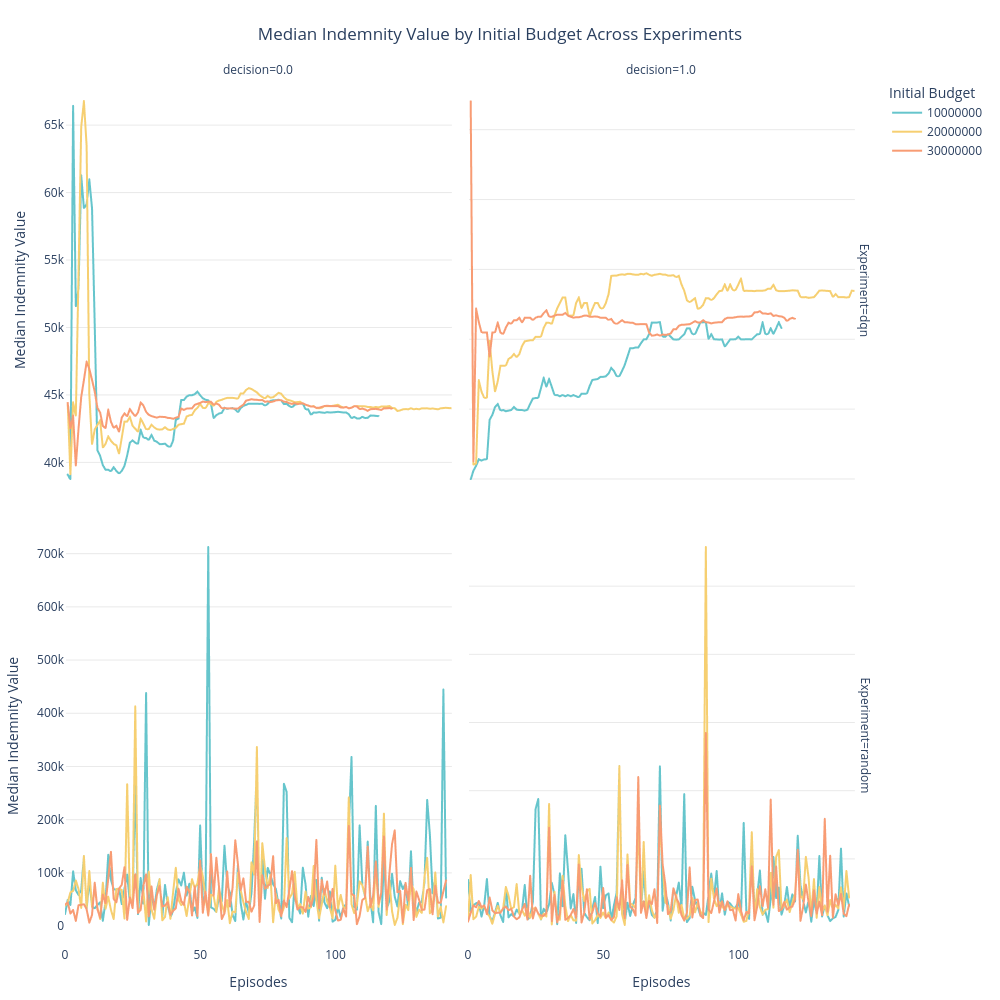

Notebook code cell kept with this figure:
### Code cell
import plotly.express as px

# Generate the line chart with independent Y-axes
fig = px.line(
    data.groupby(
        ['experiment', 'initial_budget', 'episodes', 'decision']
    )['valor_indenizacao'].median().reset_index(),
    x='episodes',
    y='valor_indenizacao',
    color='initial_budget',
    facet_row='experiment',
    facet_col='decision', 
    height=1000,
    width=1000,
    title="Median Indemnity Value by Initial Budget Across Experiments",
    labels={
        "valor_indenizacao": "Median Indemnity Value",
        "episodes": "Episodes",
        "initial_budget": "Initial Budget",
        "experiment": "Experiment"
    },
    color_discrete_sequence=px.colors.qualitative.Pastel
)

# Free each facet's Y-axis
fig.update_yaxes(matches=None)

# Additional layout customization
fig.update_layout(
    title_x=0.5,
    margin=dict(l=50, r=50, t=80, b=50),
    legend_title_text="Initial Budget",
    plot_bgcolor="rgba(0, 0, 0, 0)"  # Transparent background for cleaner look
)

# Custom hover template to improve readability
fig.update_traces(
    hovertemplate="<br>Episode: %{x}<br>Median Indemnity: %{y}<br>Initial Budget: %{legendgroup}"
)

# Fine-tune grid and line appearance for readability
fig.update_xaxes(showgrid=False)
fig.update_yaxes(showgrid=True, gridwidth=0.5, gridcolor="lightgrey")

# Display the final chart
fig.show()

### Figure 1 — Plotly figure (JSON) as saved in the notebook; plotly's stock layout.template omitted (floating-point values rounded to 4 significant figures; data arrays with more than 128 entries replaced by an {"elided": "..."} marker saying what was removed)
{"data": [{"hovertemplate": "<br>Episode: %{x}<br>Median Indemnity: %{y}<br>Initial Budget: %{legendgroup}", "legendgroup": "10000000", "line": {"color": "rgb(102, 197, 204)", "dash": "solid"}, "marker": {"symbol": "circle"}, "mode": "lines", "name": "10000000", "showlegend": true, "type": "scattergl", "x": [1, 2, 3, 4, 5, 6, 7, 8, 9, 10, 11, 12, 13, 14, 15, 16, 17, 18, 19, 20, 21, 22, 23, 24, 25, 26, 27, 28, 29, 30, 31, 32, 33, 34, 35, 36, 37, 38, 39, 40, 41, 42, 43, 44, 45, 46, 47, 48, 49, 50, 51, 52, 53, 54, 55, 56, 57, 58, 59, 60, 61, 62, 63, 64, 65, 66, 67, 68, 69, 70, 71, 72, 73, 74, 75, 76, 77, 78, 79, 80, 81, 82, 83, 84, 85, 86, 87, 88, 89, 90, 91, 92, 93, 94, 95, 96, 97, 98, 99, 100, 101, 102, 103, 104, 105, 106, 107, 108, 109, 110, 111, 112, 113, 114, 115, 116], "xaxis": "x3", "y": [39130.0, 38770.0, 66430.0, 51580.0, 52910.0, 61280.0, 58870.0, 59170.0, 60990.0, 58870.0, 50230.0, 40920.0, 40520.0, 39840.0, 39490.0, 39490.0, 39370.0, 39670.0, 39400.0, 39200.0, 39400.0, 39780.0, 40550.0, 41500.0, 41660.0, 41500.0, 41400.0, 42440.0, 41860, 41840.0, 41680.0, 42070.0, 41650.0, 41560.0, 41400.0, 41400.0, 41420.0, 41240.0, 41170.0, 41650.0, 43190.0, 43290.0, 44660, 44660, 44920.0, 45020.0, 45010.0, 45090.0, 45280.0, 45010.0, 44790.0, 44680.0, 44630.0, 44390.0, 43300.0, 43540.0, 43660.0, 43710.0, 44080.0, 44000.0, 44044, 44060.0, 43960.0, 43740.0, 44060.0, 44220.0, 44300.0, 44390.0, 44390.0, 44390.0, 44390.0, 44370.0, 44390.0, 44220.0, 44370.0, 44600.0, 44640.0, 44650.0, 44680.0, 44630.0, 44360.0, 44370.0, 44210.0, 44110.0, 44300.0, 44360.0, 44390.0, 44380.0, 43960.0, 43970.0, 43560.0, 43730.0, 43720.0, 43760.0, 43730.0, 43710.0, 43760.0, 43730.0, 43740.0, 43760.0, 43790.0, 43760.0, 43730.0, 43740.0, 43610.0, 43300.0, 43410.0, 43290.0, 43290.0, 43410.0, 43330.0, 43340.0, 43510.0, 43500.0, 43490.0, 43460.0], "yaxis": "y3"}, {"hovertemplate": "<br>Episode: %{x}<br>Median Indemnity: %{y}<br>Initial Budget: %{legendgroup}", "legendgroup": "10000000", "line": {"color": "rgb(102, 197, 204)", "dash": "solid"}, "marker": {"symbol": "circle"}, "mode": "lines", "name": "10000000", "showlegend": false, "type": "scattergl", "x": [1, 2, 3, 4, 5, 6, 7, 8, 9, 10, 11, 12, 13, 14, 15, 16, 17, 18, 19, 20, 21, 22, 23, 24, 25, 26, 27, 28, 29, 30, 31, 32, 33, 34, 35, 36, 37, 38, 39, 40, 41, 42, 43, 44, 45, 46, 47, 48, 49, 50, 51, 52, 53, 54, 55, 56, 57, 58, 59, 60, 61, 62, 63, 64, 65, 66, 67, 68, 69, 70, 71, 72, 73, 74, 75, 76, 77, 78, 79, 80, 81, 82, 83, 84, 85, 86, 87, 88, 89, 90, 91, 92, 93, 94, 95, 96, 97, 98, 99, 100, 101, 102, 103, 104, 105, 106, 107, 108, 109, 110, 111, 112, 113, 114, 115, 116], "xaxis": "x4", "y": [19990.0, 21260.0, 21950.0, 22880, 22700.0, 22880, 22880, 28540.0, 29240.0, 30370.0, 30790.0, 29850.0, 29940.0, 29770.0, 29850.0, 29940.0, 30370.0, 29990.0, 29940.0, 29940.0, 29850.0, 29990.0, 30790.0, 31580.0, 31660.0, 31660.0, 33060.0, 34530.0, 33230.0, 34380, 33230.0, 32080.0, 32080.0, 31910.0, 32080.0, 31910.0, 32080.0, 31910.0, 32080.0, 31910.0, 31740.0, 32270.0, 32270.0, 32270.0, 33350.0, 34250.0, 34310.0, 34380, 34690.0, 34690.0, 34760.0, 35150.0, 35970.0, 35540.0, 34760.0, 34760.0, 35540.0, 36400.0, 37590.0, 38790.0, 38790.0, 38890.0, 38890.0, 39510.0, 40050.0, 40080.0, 40790.0, 42460.0, 42460.0, 42460.0, 42530.0, 40430.0, 40430.0, 40790.0, 40430.0, 40050.0, 40020.0, 40050.0, 40430.0, 40790.0, 41630.0, 41630.0, 40790.0, 40790.0, 41630.0, 42490.0, 42490.0, 42530.0, 40080.0, 40790.0, 40080.0, 40050.0, 40020.0, 40050.0, 38990.0, 39510.0, 40050.0, 40050.0, 40080.0, 40430.0, 40050.0, 40050.0, 40080.0, 40080.0, 40050.0, 40430.0, 40790.0, 40790.0, 42460.0, 40790.0, 40790.0, 41630.0, 40790.0, 41630.0, 42490.0, 41630.0], "yaxis": "y4"}, {"hovertemplate": "<br>Episode: %{x}<br>Median Indemnity: %{y}<br>Initial Budget: %{legendgroup}", "legendgroup": "10000000", "line": {"color": "rgb(102, 197, 204)", "dash": "solid"}, "marker": {"symbol": "circle"}, "mode": "lines", "name": "10000000", "showlegend": false, "type": "scattergl", "x": {"elided": "142 int values"}, "xaxis": "x", "y": {"elided": "142 float values"}, "yaxis": "y"}, {"hovertemplate": "<br>Episode: %{x}<br>Median Indemnity: %{y}<br>Initial Budget: %{legendgroup}", "legendgroup": "10000000", "line": {"color": "rgb(102, 197, 204)", "dash": "solid"}, "marker": {"symbol": "circle"}, "mode": "lines", "name": "10000000", "showlegend": false, "type": "scattergl", "x": {"elided": "142 int values"}, "xaxis": "x2", "y": {"elided": "142 float values"}, "yaxis": "y2"}, {"hovertemplate": "<br>Episode: %{x}<br>Median Indemnity: %{y}<br>Initial Budget: %{legendgroup}", "legendgroup": "20000000", "line": {"color": "rgb(246, 207, 113)", "dash": "solid"}, "marker": {"symbol": "circle"}, "mode": "lines", "name": "20000000", "showlegend": true, "type": "scattergl", "x": {"elided": "143 int values"}, "xaxis": "x3", "y": {"elided": "143 float values"}, "yaxis": "y3"}, {"hovertemplate": "<br>Episode: %{x}<br>Median Indemnity: %{y}<br>Initial Budget: %{legendgroup}", "legendgroup": "20000000", "line": {"color": "rgb(246, 207, 113)", "dash": "solid"}, "marker": {"symbol": "circle"}, "mode": "lines", "name": "20000000", "showlegend": false, "type": "scattergl", "x": {"elided": "143 int values"}, "xaxis": "x4", "y": {"elided": "143 float values"}, "yaxis": "y4"}, {"hovertemplate": "<br>Episode: %{x}<br>Median Indemnity: %{y}<br>Initial Budget: %{legendgroup}", "legendgroup": "20000000", "line": {"color": "rgb(246, 207, 113)", "dash": "solid"}, "marker": {"symbol": "circle"}, "mode": "lines", "name": "20000000", "showlegend": false, "type": "scattergl", "x": {"elided": "142 int values"}, "xaxis": "x", "y": {"elided": "142 float values"}, "yaxis": "y"}, {"hovertemplate": "<br>Episode: %{x}<br>Median Indemnity: %{y}<br>Initial Budget: %{legendgroup}", "legendgroup": "20000000", "line": {"color": "rgb(246, 207, 113)", "dash": "solid"}, "marker": {"symbol": "circle"}, "mode": "lines", "name": "20000000", "showlegend": false, "type": "scattergl", "x": {"elided": "142 int values"}, "xaxis": "x2", "y": {"elided": "142 float values"}, "yaxis": "y2"}, {"hovertemplate": "<br>Episode: %{x}<br>Median Indemnity: %{y}<br>Initial Budget: %{legendgroup}", "legendgroup": "30000000", "line": {"color": "rgb(248, 156, 116)", "dash": "solid"}, "marker": {"symbol": "circle"}, "mode": "lines", "name": "30000000", "showlegend": true, "type": "scattergl", "x": [1, 2, 3, 4, 5, 6, 7, 8, 9, 10, 11, 12, 13, 14, 15, 16, 17, 18, 19, 20, 21, 22, 23, 24, 25, 26, 27, 28, 29, 30, 31, 32, 33, 34, 35, 36, 37, 38, 39, 40, 41, 42, 43, 44, 45, 46, 47, 48, 49, 50, 51, 52, 53, 54, 55, 56, 57, 58, 59, 60, 61, 62, 63, 64, 65, 66, 67, 68, 69, 70, 71, 72, 73, 74, 75, 76, 77, 78, 79, 80, 81, 82, 83, 84, 85, 86, 87, 88, 89, 90, 91, 92, 93, 94, 95, 96, 97, 98, 99, 100, 101, 102, 103, 104, 105, 106, 107, 108, 109, 110, 111, 112, 113, 114, 115, 116, 117, 118, 119, 120, 121], "xaxis": "x3", "y": [44430.0, 42530.0, 43480.0, 39780.0, 42530.0, 44890.0, 46150.0, 47480.0, 46970.0, 46150.0, 45288, 44080.0, 43730.0, 42750.0, 42560.0, 43920.0, 43050.0, 42580.0, 42750.0, 42290.0, 43360.0, 43665, 43440.0, 43980.0, 43690.0, 43450.0, 43740.0, 44470.0, 44260.0, 43790.0, 43560.0, 43470.0, 43410.0, 43350.0, 43420.0, 43410.0, 43400.0, 43340.0, 43320.0, 43270.0, 43340.0, 43410.0, 44030.0, 43920.0, 44030.0, 44040.0, 44044, 44302, 44370.0, 44440.0, 44550.0, 44500.0, 44530.0, 44530.0, 44302, 44400.0, 44310.0, 44040.0, 44060.0, 44044, 44044, 44030.0, 44030.0, 44030.0, 44180.0, 44310.0, 44610.0, 44660, 44720.0, 44680.0, 44680.0, 44650.0, 44660.0, 44530.0, 44560.0, 44500.0, 44550.0, 44630.0, 44660.0, 44640.0, 44530.0, 44520.0, 44420.0, 44370.0, 44430.0, 44360.0, 44390.0, 44420.0, 44310.0, 44260.0, 44180.0, 44180.0, 44080.0, 44090.0, 44150.0, 44210.0, 44230.0, 44210.0, 44210.0, 44200.0, 44210.0, 44110.0, 44090.0, 44140.0, 44044, 44080.0, 44190.0, 44190.0, 43970.0, 44030.0, 43960.0, 43860.0, 43980.0, 43990.0, 44000.0, 43970.0, 43920.0, 44044, 44044, 44060.0, 44010.0], "yaxis": "y3"}, {"hovertemplate": "<br>Episode: %{x}<br>Median Indemnity: %{y}<br>Initial Budget: %{legendgroup}", "legendgroup": "30000000", "line": {"color": "rgb(248, 156, 116)", "dash": "solid"}, "marker": {"symbol": "circle"}, "mode": "lines", "name": "30000000", "showlegend": false, "type": "scattergl", "x": [1, 2, 3, 4, 5, 6, 7, 8, 9, 10, 11, 12, 13, 14, 15, 16, 17, 18, 19, 20, 21, 22, 23, 24, 25, 26, 27, 28, 29, 30, 31, 32, 33, 34, 35, 36, 37, 38, 39, 40, 41, 42, 43, 44, 45, 46, 47, 48, 49, 50, 51, 52, 53, 54, 55, 56, 57, 58, 59, 60, 61, 62, 63, 64, 65, 66, 67, 68, 69, 70, 71, 72, 73, 74, 75, 76, 77, 78, 79, 80, 81, 82, 83, 84, 85, 86, 87, 88, 89, 90, 91, 92, 93, 94, 95, 96, 97, 98, 99, 100, 101, 102, 103, 104, 105, 106, 107, 108, 109, 110, 111, 112, 113, 114, 115, 116, 117, 118, 119, 120, 121], "xaxis": "x4", "y": [74110.0, 22530.0, 44420.0, 42530.0, 41040.0, 41040.0, 41040.0, 37550.0, 41040.0, 41040.0, 42440.0, 41040.0, 40790.0, 41740.0, 42440.0, 42270.0, 42790.0, 42790.0, 43140.0, 42440.0, 43150.0, 43150.0, 43150.0, 42790.0, 43150.0, 43290.0, 43290.0, 43810.0, 44200.0, 43290.0, 43290.0, 43440.0, 43590.0, 43590.0, 43590.0, 43840.0, 43440.0, 43290.0, 43158, 43230.0, 43230.0, 43310.0, 43460.0, 43460.0, 43290.0, 43290.0, 43330.0, 43290.0, 43150.0, 43140.0, 43150.0, 42800.0, 42970.0, 42440.0, 42240.0, 42510.0, 42800.0, 42510.0, 42510.0, 42440.0, 42440.0, 42220.0, 42220.0, 42240.0, 42240.0, 42220.0, 41040.0, 40590.0, 40630.0, 40760.0, 40590.0, 40760.0, 40690.0, 40760.0, 40900.0, 41500.0, 41500.0, 41980.0, 42153, 42153, 42200.0, 42220.0, 42440.0, 42660.0, 42470.0, 42470.0, 42800.0, 42510.0, 42470.0, 42340.0, 42440.0, 42470.0, 42510.0, 42510.0, 42970.0, 43140.0, 43150.0, 43158, 43230.0, 43290.0, 43310.0, 43290.0, 43330.0, 43330.0, 43410.0, 43920.0, 43930.0, 44090.0, 43760.0, 43760.0, 43680.0, 43780.0, 43410.0, 43500.0, 43370.0, 43330.0, 43150.0, 42660.0, 42970.0, 43140.0, 42970.0], "yaxis": "y4"}, {"hovertemplate": "<br>Episode: %{x}<br>Median Indemnity: %{y}<br>Initial Budget: %{legendgroup}", "legendgroup": "30000000", "line": {"color": "rgb(248, 156, 116)", "dash": "solid"}, "marker": {"symbol": "circle"}, "mode": "lines", "name": "30000000", "showlegend": false, "type": "scattergl", "x": {"elided": "142 int values"}, "xaxis": "x", "y": {"elided": "142 float values"}, "yaxis": "y"}, {"hovertemplate": "<br>Episode: %{x}<br>Median Indemnity: %{y}<br>Initial Budget: %{legendgroup}", "legendgroup": "30000000", "line": {"color": "rgb(248, 156, 116)", "dash": "solid"}, "marker": {"symbol": "circle"}, "mode": "lines", "name": "30000000", "showlegend": false, "type": "scattergl", "x": {"elided": "142 int values"}, "xaxis": "x2", "y": {"elided": "142 float values"}, "yaxis": "y2"}], "layout": {"annotations": [{"font": {}, "showarrow": false, "text": "decision=0.0", "x": 0.24, "xanchor": "center", "xref": "paper", "y": 1, "yanchor": "bottom", "yref": "paper"}, {"font": {}, "showarrow": false, "text": "decision=1.0", "x": 0.74, "xanchor": "center", "xref": "paper", "y": 1, "yanchor": "bottom", "yref": "paper"}, {"font": {}, "showarrow": false, "text": "Experiment=random", "textangle": 90, "x": 0.98, "xanchor": "left", "xref": "paper", "y": 0.2425, "yanchor": "middle", "yref": "paper"}, {"font": {}, "showarrow": false, "text": "Experiment=dqn", "textangle": 90, "x": 0.98, "xanchor": "left", "xref": "paper", "y": 0.7575, "yanchor": "middle", "yref": "paper"}], "height": 1000, "legend": {"title": {"text": "Initial Budget"}, "tracegroupgap": 0}, "margin": {"b": 50, "l": 50, "r": 50, "t": 80}, "plot_bgcolor": "rgba(0, 0, 0, 0)", "title": {"text": "Median Indemnity Value by Initial Budget Across Experiments", "x": 0.5}, "width": 1000, "xaxis": {"anchor": "y", "domain": [0, 0.48], "showgrid": false, "title": {"text": "Episodes"}}, "xaxis2": {"anchor": "y2", "domain": [0.5, 0.98], "matches": "x", "showgrid": false, "title": {"text": "Episodes"}}, "xaxis3": {"anchor": "y3", "domain": [0, 0.48], "matches": "x", "showgrid": false, "showticklabels": false}, "xaxis4": {"anchor": "y4", "domain": [0.5, 0.98], "matches": "x", "showgrid": false, "showticklabels": false}, "yaxis": {"anchor": "x", "domain": [0, 0.485], "gridcolor": "lightgrey", "gridwidth": 0.5, "showgrid": true, "title": {"text": "Median Indemnity Value"}}, "yaxis2": {"anchor": "x2", "domain": [0, 0.485], "gridcolor": "lightgrey", "gridwidth": 0.5, "showgrid": true, "showticklabels": false}, "yaxis3": {"anchor": "x3", "domain": [0.515, 1], "gridcolor": "lightgrey", "gridwidth": 0.5, "showgrid": true, "title": {"text": "Median Indemnity Value"}}, "yaxis4": {"anchor": "x4", "domain": [0.515, 1], "gridcolor": "lightgrey", "gridwidth": 0.5, "showgrid": true, "showticklabels": false}}}
